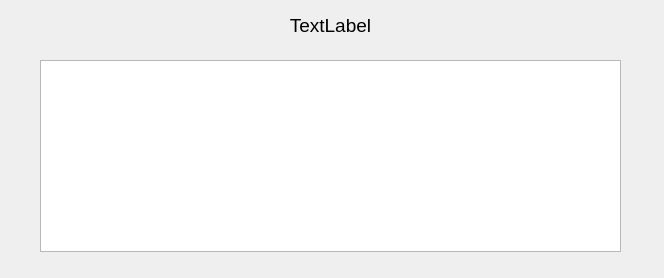
<?xml version="1.0" encoding="UTF-8"?>
<ui version="4.0">
 <class>statistical</class>
 <widget class="QWidget" name="statistical">
  <property name="geometry">
   <rect>
    <x>0</x>
    <y>0</y>
    <width>664</width>
    <height>278</height>
   </rect>
  </property>
  <property name="windowTitle">
   <string>Form</string>
  </property>
  <widget class="QLabel" name="lbl_header">
   <property name="geometry">
    <rect>
     <x>100</x>
     <y>10</y>
     <width>461</width>
     <height>31</height>
    </rect>
   </property>
   <property name="font">
    <font>
     <pointsize>14</pointsize>
    </font>
   </property>
   <property name="text">
    <string>TextLabel</string>
   </property>
   <property name="alignment">
    <set>Qt::AlignmentFlag::AlignCenter</set>
   </property>
  </widget>
  <widget class="QTableWidget" name="statictical">
   <property name="geometry">
    <rect>
     <x>40</x>
     <y>60</y>
     <width>581</width>
     <height>192</height>
    </rect>
   </property>
  </widget>
 </widget>
 <resources/>
 <connections/>
</ui>
